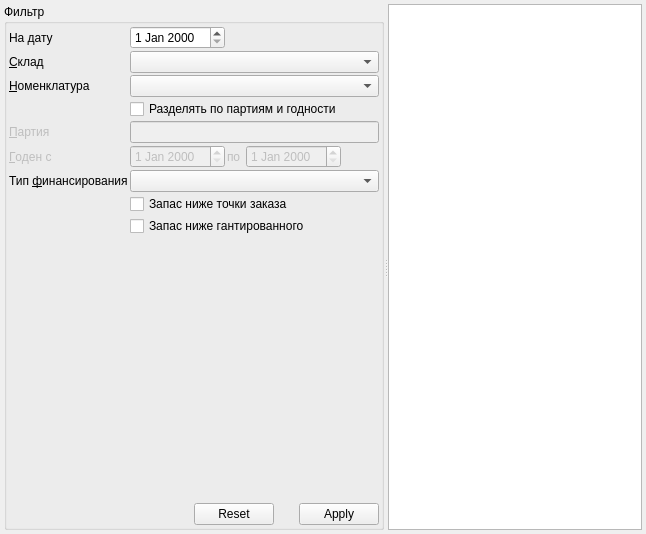
     <widget class="QWidget" name="tabRemaining">
      <attribute name="title">
       <string>Остатки</string>
      </attribute>
      <layout class="QGridLayout" name="gridLayout_4">
       <property name="margin">
        <number>4</number>
       </property>
       <property name="spacing">
        <number>4</number>
       </property>
       <item row="0" column="0" colspan="2">
        <widget class="QSplitter" name="splitterRemainings">
         <property name="orientation">
          <enum>Qt::Horizontal</enum>
         </property>
         <widget class="QGroupBox" name="grpRemaining">
          <property name="title">
           <string>Фильтр</string>
          </property>
          <layout class="QGridLayout" name="gridLayout_3">
           <property name="margin">
            <number>2</number>
           </property>
           <property name="spacing">
            <number>2</number>
           </property>
           <item row="0" column="0">
            <widget class="QLabel" name="lblRemainingsFilterDate">
             <property name="sizePolicy">
              <sizepolicy hsizetype="Maximum" vsizetype="Preferred">
               <horstretch>0</horstretch>
               <verstretch>0</verstretch>
              </sizepolicy>
             </property>
             <property name="text">
              <string>На дату</string>
             </property>
             <property name="buddy">
              <cstring>edtRemainingsFilterDate</cstring>
             </property>
            </widget>
           </item>
           <item row="0" column="1">
            <widget class="CDateEdit" name="edtRemainingsFilterDate">
             <property name="sizePolicy">
              <sizepolicy hsizetype="Maximum" vsizetype="Fixed">
               <horstretch>0</horstretch>
               <verstretch>0</verstretch>
              </sizepolicy>
             </property>
            </widget>
           </item>
           <item row="2" column="0">
            <widget class="QLabel" name="lblRemainingsFilterNomenclature">
             <property name="sizePolicy">
              <sizepolicy hsizetype="Maximum" vsizetype="Preferred">
               <horstretch>0</horstretch>
               <verstretch>0</verstretch>
              </sizepolicy>
             </property>
             <property name="text">
              <string>&amp;Номенклатура</string>
             </property>
             <property name="buddy">
              <cstring>cmbRemainingsFilterNomenclature</cstring>
             </property>
            </widget>
           </item>
           <item row="2" column="1" colspan="3">
            <widget class="CNomenclatureComboBox" name="cmbRemainingsFilterNomenclature"/>
           </item>
           <item row="9" column="0">
            <spacer name="verticalSpacer_2">
             <property name="orientation">
              <enum>Qt::Vertical</enum>
             </property>
             <property name="sizeHint" stdset="0">
              <size>
               <width>20</width>
               <height>265</height>
              </size>
             </property>
            </spacer>
           </item>
           <item row="0" column="2" colspan="2">
            <spacer name="horizontalSpacer_7">
             <property name="orientation">
              <enum>Qt::Horizontal</enum>
             </property>
             <property name="sizeHint" stdset="0">
              <size>
               <width>40</width>
               <height>20</height>
              </size>
             </property>
            </spacer>
           </item>
           <item row="10" column="0" colspan="4">
            <layout class="QHBoxLayout" name="horizontalLayout_3">
             <item>
              <spacer name="horizontalSpacer_9">
               <property name="orientation">
                <enum>Qt::Horizontal</enum>
               </property>
               <property name="sizeHint" stdset="0">
                <size>
                 <width>40</width>
                 <height>20</height>
                </size>
               </property>
              </spacer>
             </item>
             <item>
              <widget class="CApplyResetDialogButtonBox" name="bbxRemainingsFilter">
               <property name="standardButtons">
                <set>QDialogButtonBox::Apply|QDialogButtonBox::Reset</set>
               </property>
              </widget>
             </item>
            </layout>
           </item>
           <item row="1" column="1" colspan="3">
            <widget class="CStorageComboBox" name="cmbRemainingsFilterStorage">
             <property name="sizePolicy">
              <sizepolicy hsizetype="Expanding" vsizetype="Fixed">
               <horstretch>0</horstretch>
               <verstretch>0</verstretch>
              </sizepolicy>
             </property>
            </widget>
           </item>
           <item row="1" column="0">
            <widget class="QLabel" name="lblRemainingsFilterStorage">
             <property name="text">
              <string>&amp;Склад</string>
             </property>
             <property name="buddy">
              <cstring>cmbRemainingsFilterStorage</cstring>
             </property>
            </widget>
           </item>
           <item row="6" column="1" colspan="3">
            <widget class="CRBComboBox" name="cmbRemainingsFilterFinance"/>
           </item>
           <item row="6" column="0">
            <widget class="QLabel" name="lblRemainingsFilterFinance">
             <property name="text">
              <string>Тип &amp;финансирования</string>
             </property>
             <property name="buddy">
              <cstring>cmbRemainingsFilterFinance</cstring>
             </property>
            </widget>
           </item>
           <item row="7" column="1" colspan="3">
            <widget class="QCheckBox" name="chkRemainingsFilterConstrainedQnt">
             <property name="text">
              <string>Запас ниже точки заказа</string>
             </property>
            </widget>
           </item>
           <item row="8" column="1" colspan="3">
            <widget class="QCheckBox" name="chkRemainingsFilterOrderQnt">
             <property name="text">
              <string>Запас ниже гантированного</string>
             </property>
            </widget>
           </item>
           <item row="4" column="0">
            <widget class="QLabel" name="lblRemainingsFilterBatch">
             <property name="enabled">
              <bool>false</bool>
             </property>
             <property name="text">
              <string>&amp;Партия</string>
             </property>
             <property name="buddy">
              <cstring>edtRemainingsFilterBatch</cstring>
             </property>
            </widget>
           </item>
           <item row="4" column="1" colspan="3">
            <widget class="QLineEdit" name="edtRemainingsFilterBatch">
             <property name="enabled">
              <bool>false</bool>
             </property>
            </widget>
           </item>
           <item row="5" column="0">
            <widget class="QLabel" name="lblRemainingsFilterBegShelfTime">
             <property name="enabled">
              <bool>false</bool>
             </property>
             <property name="text">
              <string>&amp;Годен с</string>
             </property>
             <property name="buddy">
              <cstring>edtRemainingsFilterBegShelfTime</cstring>
             </property>
            </widget>
           </item>
           <item row="5" column="1" colspan="3">
            <layout class="QHBoxLayout" name="horizontalLayout">
             <property name="spacing">
              <number>2</number>
             </property>
             <item>
              <widget class="CDateEdit" name="edtRemainingsFilterBegShelfTime">
               <property name="enabled">
                <bool>false</bool>
               </property>
               <property name="sizePolicy">
                <sizepolicy hsizetype="Maximum" vsizetype="Fixed">
                 <horstretch>0</horstretch>
                 <verstretch>0</verstretch>
                </sizepolicy>
               </property>
              </widget>
             </item>
             <item>
              <widget class="QLabel" name="lblRemainingsFilterEndShelfTime">
               <property name="enabled">
                <bool>false</bool>
               </property>
               <property name="text">
                <string>по </string>
               </property>
               <property name="buddy">
                <cstring>edtRemainingsFilterEndShelfTime</cstring>
               </property>
              </widget>
             </item>
             <item>
              <widget class="CDateEdit" name="edtRemainingsFilterEndShelfTime">
               <property name="enabled">
                <bool>false</bool>
               </property>
               <property name="sizePolicy">
                <sizepolicy hsizetype="Maximum" vsizetype="Fixed">
                 <horstretch>0</horstretch>
                 <verstretch>0</verstretch>
                </sizepolicy>
               </property>
              </widget>
             </item>
             <item>
              <spacer name="horizontalSpacer">
               <property name="orientation">
                <enum>Qt::Horizontal</enum>
               </property>
               <property name="sizeHint" stdset="0">
                <size>
                 <width>40</width>
                 <height>20</height>
                </size>
               </property>
              </spacer>
             </item>
            </layout>
           </item>
           <item row="3" column="1" colspan="3">
            <widget class="QCheckBox" name="chkRemainingsFilterGroupByBatch">
             <property name="text">
              <string>Разделять по партиям и годности</string>
             </property>
            </widget>
           </item>
          </layout>
         </widget>
         <widget class="CInDocTableView" name="tblRemainings"/>
        </widget>
       </item>
      </layout>
     </widget>
